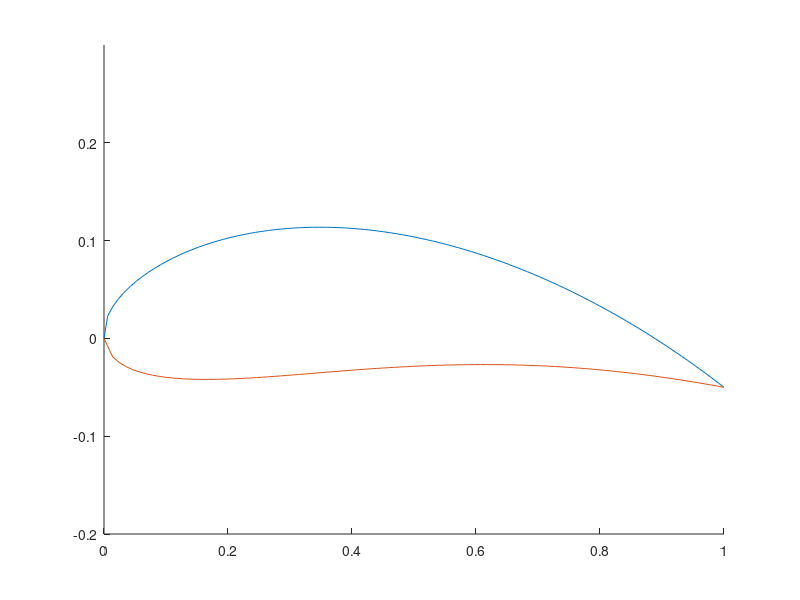

The MATLAB source for this figure:
close all; clear; clc;
NACA = '4415'; % INPUT NUMBER ONLY

m = str2num(NACA(1))/100;
p = str2num(NACA(2))/10;
t = str2num(NACA(3))/10 + str2num(NACA(4))/100;

c = 1;
% Clustering
angles = linspace(0,pi,101);
x1 = cos(angles);
%scatter(x_pos, ones(1,50));

x = 0:0.01:c;

% equations

y_t = (t*c/0.2)*( (0.2969*sqrt(x/c)) - (0.126*(x/c)) - (0.3516*((x/c).^2)) + (0.2843*((x/c).^3)) - (0.1036*((x/c).^4)) );


%y_c1 = @(x) m

y_c1 = (2*p-(x/c)).*m.*x/(p^2);
y_c2 = m.*(c-x).*(1+(x/c)-(2*p)) / ((1-p)^2);

dy_c1dx = 2*m*(c*p-x)/c/(p^2);
dy_c2dx = (2*m*(c*p-x)) / (c*((1-p)^2));


zeta1 = atan(dy_c1dx);
zeta2 = atan(dy_c2dx);


x_u1 =  x - (y_t.*sin(zeta1));
x_L1 =  x + (y_t.*sin(zeta1));
y_u1 =  y_c1 + (y_t.*cos(zeta1));
y_L1 =  y_c1 - (y_t.*cos(zeta1));

x_u2 =  x - (y_t.*sin(zeta2));
x_L2 =  x + (y_t.*sin(zeta2));
y_u2 =  y_c1 + (y_t.*cos(zeta2));
y_L2 =  y_c1 - (y_t.*cos(zeta2));

midlimit = find(x==(p*c),1);
limit = find(x==c,1);

x_u = [x_u1(1,1:midlimit),x_u2(1,midlimit+1:limit)];
y_u = [y_u1(1,1:midlimit),y_u2(1,midlimit+1:limit)];
x_L = [x_L1(1,1:midlimit),x_L2(1,midlimit+1:limit)];
y_L = [y_L1(1,1:midlimit),y_L2(1,midlimit+1:limit)];

hold on;
plot(x_u,y_u);
plot(x_L,y_L);
ylim([-0.2 0.3])



